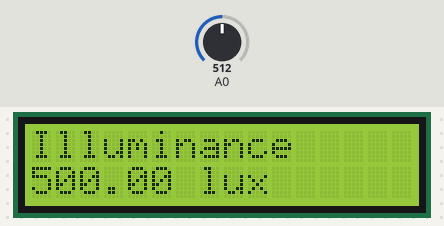
The sketch below on a simulated Arduino Uno, built with avr-gcc and run on an emulated ATmega328P. On the bench: 16×2 character LCD. The test bench sets the inputs (shaded band); at power-on: A0 = 512.

Above: at 1.2 s.
1.3 s: A0 set to 109
At 1.9 s:
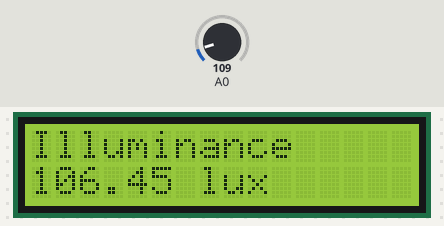
3.0 s: A0 set to 95
At 4.2 s:
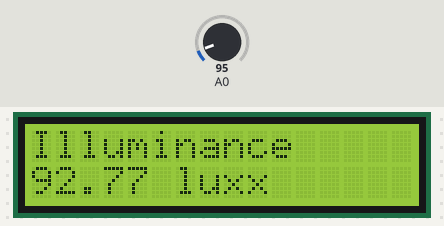
4.5 s: A0 set to 12
At 5.7 s:
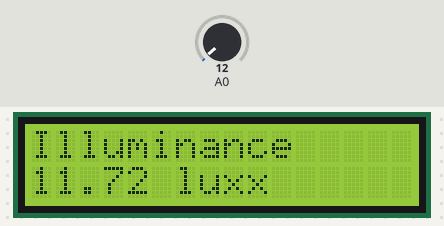
6.0 s: A0 set to 9
At 6.9 s:
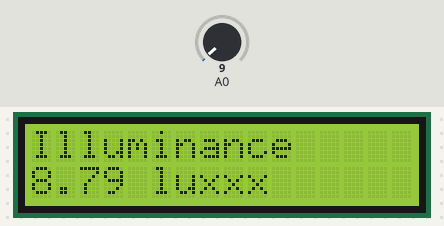
Timing chart, 0 to 8.5 s (numbered marks = the images above; inputs shaded):
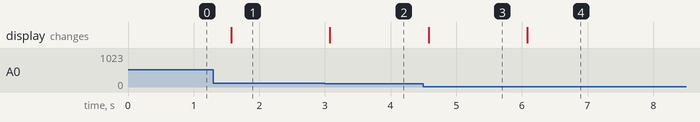

The sketch:

Medicao_da_intensidade_da_luz_-_2.ino
```cpp
#include <LiquidCrystal.h>
LiquidCrystal lcd(12, 11, 5, 4, 3, 2);

void setup()
{
  Serial.begin(9600);
  lcd.begin(16, 2);
  lcd.setCursor(0, 0);
  lcd.print("Illuminance");
}

void loop()
{
  //lcd.clear();
  float volts = analogRead(A0) * 5.0 / 1024.0;
  float amps = volts / 10000.0; // across 10,000 Ohms
  float microamps = amps * 1000000;
  float lux = microamps * 2.0;
  lcd.setCursor(0, 1);
  lcd.print(lux);
  lcd.print(" lux");
  delay(750);
}
```

Measured:
- the behaviour switches between 103 and 102 on A0 (found by bisection; images 1 and 2)
- the behaviour switches between 11 and 10 on A0 (found by bisection; images 3 and 4)
- after the input at 1.3 s, the display: changes after 0.27 s (image 1)
- after the input at 3.0 s, the display: changes after 0.07 s (image 2)
- after the input at 4.5 s, the display: changes after 0.08 s (image 3)
- after the input at 6.0 s, the display: changes after 0.08 s (image 4)
